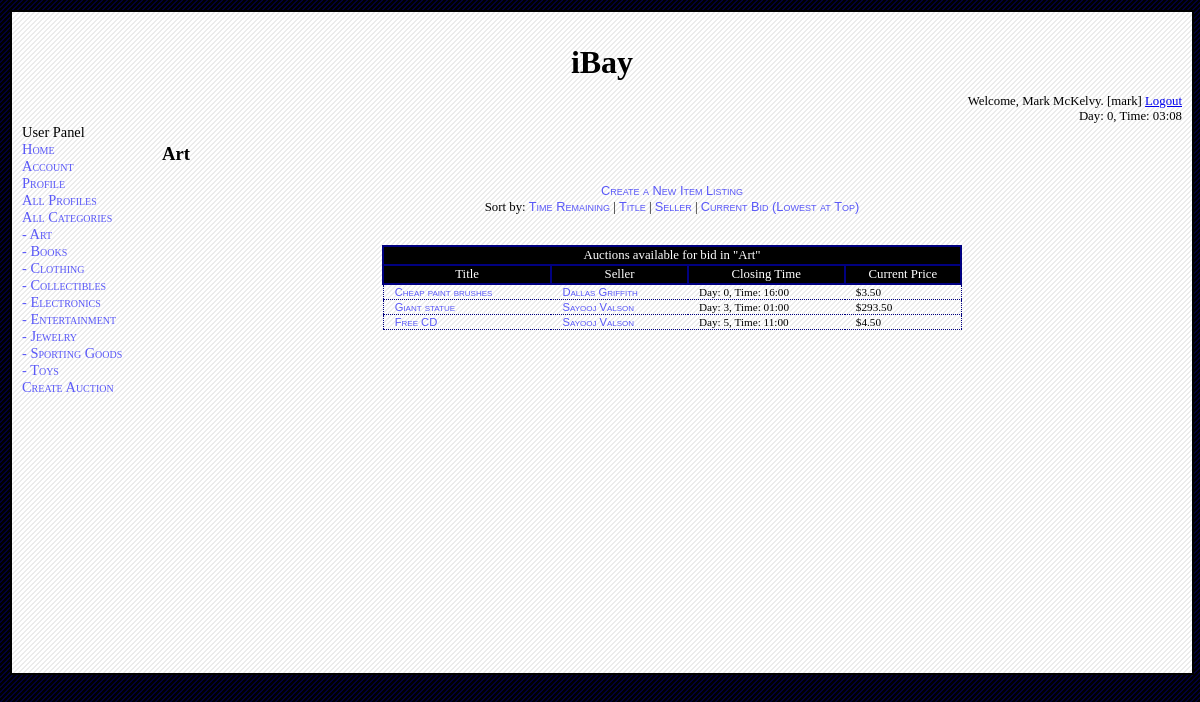
Page /source/category.php?view=Art (signed in) on the committed database.
### tables this page shows
CREATE TABLE `item_listing` (
  `title` varchar(50) NOT NULL default '',
  `seller` varchar(50) NOT NULL default '',
  `category` varchar(30) NOT NULL default '',
  `end_day` int(5) NOT NULL default '0',
  `end_hour` int(2) NOT NULL default '0',
  `end_minute` int(2) NOT NULL default '0',
  `description` varchar(250) default NULL,
  `shipping_cost` float(7,2) default NULL,
  `shipping_method` varchar(100) default NULL,
  `starting_price` float(7,2) default NULL,
  `current_price` float(7,2) default NULL,
  `picture` varchar(100) default NULL,
  `buyer` varchar(50) default NULL,
  `buyerfeedbackforseller_description` varchar(250) default NULL,
  `buyerfeedbackforseller_rating` int(2) default NULL,
  `sellerfeedbackforbuyer_description` varchar(250) default NULL,
  PRIMARY KEY  (`title`,`seller`,`category`,`end_day`,`end_hour`,`end_minute`),
  KEY `seller` (`seller`)
);

### source/dbinfo.php (called while the page is built, shortened)
<?php
class dbinfo_t
{
	var $debug;
	function init ()
	{
		$this->debug = true;
	}
	function query ($q)
	{
		if ($this->debug)
			$result = mysql_query ($q) or die ('BAD QUERY: '.mysql_error ());
		else
			$result = mysql_query ($q);
		return $result;
	}
	function logged_in ()
	{
		return isset ($_SESSION) && isset ($_SESSION['Username']);
	}
	function is_admin ()
	{
		return $this->logged_in () && $_SESSION['Admin'] == 1;
	}
	function day ()
	{
		return $_SESSION['Day'];
	}
	function hour ()
	{
		return $_SESSION['Hour'];
	}
	function minute ()
	{
		return $_SESSION['Minute'];
	}
	function get_realname ($username)
	{
		$result = $this->query ("select realname from user where username = '$username'");
		if (mysql_num_rows ($result) == 0)
			return "ERROR";
		else
		{
			$row = mysql_fetch_assoc ($result);
			return $row['realname'];
		}
	}
}
?>

### source/category.php (the view, shortened to what this page needs)
<?php
include_once ("common.php");
$dbinfo = new dbinfo_t ();
echo_header ($dbinfo);
$view = get ("view");
$sortby = get ("sortby");
if ($dbinfo->logged_in ())
{
	if (empty ($view))
	{
		echo h3 ("All Categories");
		echo_div ("scriptstatus");
		echo href (" itemlisting.php?mode=new", "Create a New Item Listing");
		end_div ();
		cout ("Select a category:");
		$options = "";
		$options = $options.option ("Art", "Art");
		$options = $options.option ("Books", "Books");
		$options = $options.option ("Clothing", "Clothing");
		$options = $options.option ("Collectibles", "Collectibles");
		$options = $options.option ("Electronics", "Electronics");
		$options = $options.option ("Entertainment", "Entertainment");
		$options = $options.option ("Jewelry", "Jewelry");
		$options = $options.option ("Sporting Goods", "Sporting Goods");
		$options = $options.option ("Toys", "Toys");
		echo form_begin ("$current_script?", "get");
		echo select ("view", $options);
		echo submit_input ("Select");
	}
	else
	{
		echo h3 ("$view");
		echo href ("itemlisting.php?mode=new", "Create a New Item Listing");
		echo "<br/>Sort by: ";
		echo href ("category.php?view=$view&sortby=time_remaining", "Time Remaining");
		echo " | ";
		echo href ("category.php?view=$view&sortby=title", "Title");
		echo " | ";
		echo href ("category.php?view=$view&sortby=seller", "Seller");
		echo " | ";
		echo href ("category.php?view=$view&sortby=current_bid", "Current Bid (Lowest at Top)");
		$day = $dbinfo->day ();
		$hour = $dbinfo->hour ();
		$minute = $dbinfo->minute ();
		$query = "select title, seller, end_day, end_hour, end_minute, current_price from item_listing
where	category = '$view'
AND	((end_day > $day)
	OR (end_day = $day AND end_hour > $hour)
	OR (end_day = $day AND end_hour = $hour AND end_minute >= $minute))";
		if ($sortby == "title")
		{
			$query = $query." order by title";
		}
		else if ($sortby == "seller")
		{
			$query = $query." order by seller";
		}
		else if ($sortby == "current_bid")
		{
			$query = $query." order by current_price";
		}
		else
		{
			$query = $query." order by end_day,
end_hour, end_minute";
		}
		$results_id = mysql_query($query);
		if($results_id)
		{
			if (mysql_num_rows($results_id) == 0)
			{
				echo "No data.";
			}
			else
			{
				$table = new table_common_t ();
				$table->init ("category_listing");
				echo $table->table_begin ();
				echo $table->table_head_begin ();
				echo $table->tr ($table->td_span ("Auctions available for bid in \"$view\"", "", 6));
				echo $table->tr ($table->td ("Title").
						 $table->td ("Seller").
						 $table->td ("Closing Time").
						 $table->td ("Current Price"));
				echo $table->table_head_end ();
				echo $table->table_body_begin ();
				while (list($title, $seller, $end_day, $end_hour,$end_min,
					    $curr_price) = mysql_fetch_row($results_id))
				{
					echo $table->tr ($table->td (href ("itemlisting.php?mode=view&title=$title&seller=$seller&category=$view&end_day=$end_day&end_hour=$end_hour&end_minute=$end_min", stripslashes ($title))).
							 $table->td (href ("profile.php?mode=view&username=$seller", $dbinfo->get_realname ($seller))).
							 $table->td (format_time ($end_day,
										  $end_hour, $end_minute)).
					                 $table->td ("\$$curr_price"));
				}
				echo $table->table_body_end ();
				echo $table->table_end ();
				echo "<br><br>";
			}
		}
	}
}
echo_footer ($dbinfo);
?>

### source/common.php (shortened to what this page needs)
<?php
include_once ("dbinfo.php");
include_once ("table_common.php");
include_once ("list_common.php");
function echo_header ($dbinfo)
{
	$dbinfo->init ();
	$dbinfo->update_all ();
	echo <<<HEREDOC
<!DOCTYPE HTML PUBLIC "-//W3C//DTD HTML 4.01//EN" "http://www.w3.org/TR/html4/strict.dtd">
<html>
<head>
<meta http-equiv="Content-Type" content="text/html; charset=iso-8859-1" />
<title>CMPS 460 DB Project</title>
<link href="style.css" rel="stylesheet" type="text/css" />
</head>
<body>
HEREDOC;
	echo_div ("container");
	echo "iBay";
	end_div ();
	$day = $dbinfo->day () + 0;
	$hour = $dbinfo->hour ();
	$minute = $dbinfo->minute ();
	if ($dbinfo->logged_in ())
	{
		$realname = $dbinfo->realname ();
		$username = $dbinfo->username ();
		$logoutlink = href ("logout.php", "Logout");
		cout ("Welcome, $realname. [$username] $logoutlink");
	}
	else
	{
		$loginlink = href ("login.php", "Login");
		$reglink= href ("registration.php", "Register");
		cout ("Welcome! $loginlink or $reglink");
	}
	echo ("Day: $day, Time: $hour:$minute");
	if ($dbinfo->logged_in ())
	{
		if ($dbinfo->is_admin ())
			$nav = "Admin Panel<br/>";
		else
			$nav = "User Panel<br/>";
		$nav = $nav.li_wrap (href ("index.php", "Home"));
		$nav = $nav.li_wrap (href ("registration.php?mode=view", "Account"));
		$nav = $nav.li_wrap (href ("profile.php", "Profile"));
		$nav = $nav.li_wrap (href ("profile.php?mode=browse", "All Profiles"));
		$nav = $nav.li_wrap (href ("category.php", "All Categories"));
		$nav = $nav.li_wrap (href ("category.php?view=Art", " - Art"));
		$nav = $nav.li_wrap (href ("category.php?view=Books", " - Books"));
		$nav = $nav.li_wrap (href ("category.php?view=Clothing", " - Clothing"));
		$nav = $nav.li_wrap (href ("category.php?view=Collectibles", " - Collectibles"));
		$nav = $nav.li_wrap (href ("category.php?view=Electronics", " - Electronics"));
		$nav = $nav.li_wrap (href ("category.php?view=Entertainment", " - Entertainment"));
		$nav = $nav.li_wrap (href ("category.php?view=Jewelry", " - Jewelry"));
		$nav = $nav.li_wrap (href ("category.php?view=Sporting Goods", " - Sporting Goods"));
		$nav = $nav.li_wrap (href ("category.php?view=Toys", " - Toys"));
		$nav = $nav.li_wrap (href ("itemlisting.php?mode=new", "Create Auction"));
		echo ul_wrap ($nav);
	}
}
function echo_footer ($dbinfo)
{
	echo <<<HEREDOC
</body>
</html>
HEREDOC;
}
function echo_div ($name)
{
	if (empty ($name))
		echo "<div>\n";
	else
		echo "<div id=\"$name\">\n";
}
function end_div ()
{
	echo "</div>\n";
}
function href ($url, $text)
{
	return "<a href=\"$url\">$text</a>";
}
function get ($key)
{
	if (isset ($_GET[$key]))
		$val = $_GET[$key];
	else
		$val = "";
	return $val;
}
function h3 ($text)
{
	return "<h3>$text</h3>\n";
}
function cout ($str)
{
	echo "$str"."<br/>\n";
}
function format_time ($day, $hour, $minute, $prefix_zeros_to_day = false)
{
	$day += 0;
	$hour += 0;
	$minute += 0;
	if ($minute < 10)
	{
		$minute = "0".$minute;
	}
	if ($hour < 10)
	{
		$hour = "0".$hour;
	}
	return "Day: $day, Time: $hour:$minute";
}
?>

### source/table_common.php (shortened to what this page needs)
<?php
class table_common_t
{
	var $main_class;
	function init ($main_class_)
	{
		$this->main_class = $main_class_;
		return $this->main_class;
	}
	function table_begin ()
	{
		return "<table class=\"$this->main_class\">\n";
	}
	function table_end ()
	{
		return "</table>\n";
	}
	function table_head_begin ($custom_class = "")
	{
		if (empty ($custom_class))
			return "<thead class=$this->main_class>\n";
		else
			return "<thead class=$custom_class>\n";
	}
	function table_head_end ()
	{
		return "</thead>\n";
	}
	function table_body_begin ($custom_class = "")
	{
		if (empty ($custom_class))
			return "<tbody class=$this->main_class>\n";
		else
			return "<tbody class=$custom_class>\n";
	}
	function table_body_end ()
	{
		return "</tbody>\n";
	}
	function tr ($s, $custom_class = "")
	{
		if (empty ($custom_class))
			return "\t<tr class=$this->main_class>\n\t$s\n\t</tr>\n";
		else
			return "\t<tr class=$custom_class>\n\t$s\n\t</tr>\n";
	}
	function td ($s, $custom_class = "")
	{
		return $this->td_span ($s, $custom_class);
	}
	function td_span ($s, $custom_class = "", $span = 0, $align = "")
	{
		if ($span == 0)
		{
			if (empty ($custom_class))
				return "\t<td $align class=$this->main_class>\n\t$s\n\t</td>\n";
			else
				return "\t<td $align class=$custom_class>\n\t$s\n\t</td>\n";
		}
		else
		{
			if (empty ($custom_class))
				return "\t<td $align class=$this->main_class colspan=$span>\n\t$s\n\t</td>\n";
			else
				return "\t<td $align class=$custom_class colspan=$span>\n\t$s\n\t</td>\n";
		}
	}
}
?>

### source/style.css (style rules this page uses)
body { background: url(images/stripe_blue.png) top repeat; background-color: #000000; text-align: center; margin: 5px; padding: 5px; }
#container { margin: 0 auto; width: 100%; margin-top: 0px; padding: 0px; text-align: left; background: url(images/stripe_white.png) top repeat; background-color: #ffffff; border: 2px solid #000000; }
#header { position: relative; margin: 0px; padding-top: 1em; text-align: center; font-size: 2em; font-weight: bold; #border: 1px dotted navy; }
#navbar { float: left; position: relative; margin: 0px; padding-top: 0em; padding-left: 10px; text-align: left; width: 140px; font-size: 0.9em; #border: 1px dotted navy; }
#navbar li a { position: relative; color: #5A58F8; font-family: Verdana; font-variant: small-caps; text-decoration: none; }
#content { position: relative; color: #000000; font-family: serif; font-variant: normal; font-weight: normal; text-decoration: none; margin-left: 150px; margin-right: 10px; #border: 1px dotted navy; min-height: 500px; padding-bottom: 30px; padding-top: 0px; margin-top: 0em; }
#content a { font-family: sans-serif; font-size: 1em; font-variant: small-caps; color: #5A58F8; text-decoration: none; }
#status { position: relative; margin: 0px; padding-top: 1em; padding-right: 10px; text-align: right; font-size: 0.8em; #border: 1px dotted navy; }
#scriptstatus { position: relative; margin: 0px; text-align: center; font-size: 0.8em; }
table.category_listing { padding: 0px; margin: 0px auto; border-collapse: collapse; position: relative; top: 30px; width: 580px; }
table.category_listing a { color: #5A58F8; text-decoration: none; }
thead.category_listing td { font-size: 0.8em; background-color: #000000; color: #ffffff; border: 2px solid navy; padding-right: 0.5em; padding-left: 0.5em; text-align: center; }
tbody.category_listing { border-left: 1px dotted navy; border-right: 1px dotted navy; }
tbody.category_listing td { font-size: 0.7em; border-bottom: 1px dotted navy; padding-right: 1em; padding-left: 1em; border-collapse: separate; }

### rows in the picture
item_listing: title "Cheap paint brushes Dallas Griffith", s "Day: 0, Time: 16:00 $3.50"
item_listing: title "Giant statue Sayooj Valson", s "Day: 3, Time: 01:00 $293.50"
item_listing: title "Free CD Sayooj Valson", s "Day: 5, Time: 11:00 $4.50"

### other values in the picture
$str "Welcome, Mark McKelvy. [mark]"
$day "0"
$hour "03"
$minute "08"
$text "Art"
$s "Auctions available for bid in \"Art\""
$s "Title Seller Closing Time Current Price"
